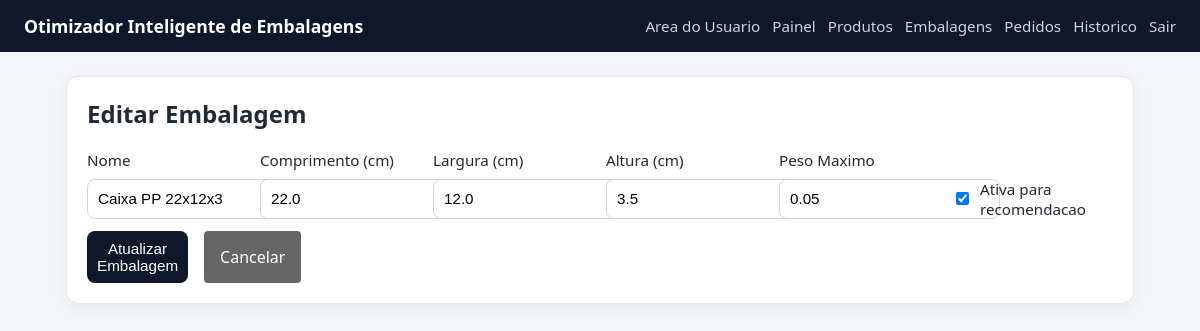
Page /box/1/edit (signed in) on the committed database.
### tables this page shows
CREATE TABLE boxes (
                id INTEGER PRIMARY KEY AUTOINCREMENT,
                name TEXT NOT NULL UNIQUE,
                length_cm REAL NOT NULL,
                width_cm REAL NOT NULL,
                height_cm REAL NOT NULL,
                max_weight REAL NOT NULL
            , is_active INTEGER NOT NULL DEFAULT 1, max_capacity_weight REAL);

### app_volum.py (the view, shortened to what this page needs)
@app.route("/box/<int:box_id>/edit", methods=["GET", "POST"])
@admin_required
def box_edit(box_id):
    box = get_box_by_id(DB_PATH, box_id)
    if not box:
        flash("Embalagem nao encontrada.", "error")
        return redirect(url_for("boxes"))
    return render_template("box_edit.html", box=box)

### app_volum.py (called while the page is built)
def admin_required(view_func):
    @wraps(view_func)
    def _wrapped(*args, **kwargs):
        if not session.get("is_admin"):
            next_url = request.path
            return redirect(url_for("admin_login", next=next_url))
        return view_func(*args, **kwargs)
    return _wrapped

### database.py (called while the page is built)
def get_connection(db_path):
    conn = sqlite3.connect(db_path)
    conn.row_factory = sqlite3.Row
    return conn

def get_box_by_id(db_path, box_id):
    with closing(get_connection(db_path)) as conn:
        row = conn.execute("SELECT * FROM boxes WHERE id = ?", (box_id,)).fetchone()
    return row

### templates/box_edit.html
{% extends 'base.html' %}
{% block content %}
<section class="card">
    <h2>Editar Embalagem</h2>
    <form method="post" class="form-grid cols-3">
        <label>Nome
            <input type="text" name="name" value="{{ box['name'] }}" required>
        </label>
        <label>Comprimento (cm)
            <input type="number" step="0.01" min="0" name="length_cm" value="{{ box['length_cm'] }}" required>
        </label>
        <label>Largura (cm)
            <input type="number" step="0.01" min="0" name="width_cm" value="{{ box['width_cm'] }}" required>
        </label>
        <label>Altura (cm)
            <input type="number" step="0.01" min="0" name="height_cm" value="{{ box['height_cm'] }}" required>
        </label>
        <label>Peso Maximo
            <input type="number" step="0.01" min="0" name="max_weight" value="{{ box['max_weight'] }}" required>
        </label>
        <label style="display: flex; align-items: center; gap: 0.5rem; margin-top: 1.8rem;">
            <input type="checkbox" name="is_active" value="1" {% if box['is_active'] %}checked{% endif %}>
            Ativa para recomendacao
        </label>
        <div style="display: flex; gap: 1rem;">
            <button type="submit">Atualizar Embalagem</button>
            <a href="{{ url_for('boxes') }}" style="padding: 0.5rem 1rem; background: #666; color: white; text-decoration: none; border-radius: 4px; display: flex; align-items: center;">Cancelar</a>
        </div>
    </form>
</section>
{% endblock %}

### static/style.css (style rules this page uses)
* { box-sizing: border-box; }
body { margin: 0; font-family: Segoe UI, Tahoma, sans-serif; background: #f4f6fa; color: #1f2937; }
.card { background: #fff; border-radius: 12px; padding: 20px; border: 1px solid #e5e7eb; box-shadow: 0 4px 16px rgba(15, 23, 42, 0.06); margin-bottom: 18px; }
h2, h3 { margin-top: 0; }
.form-grid { display: grid; gap: 12px; }
.form-grid.cols-3 { grid-template-columns: repeat(auto-fit, minmax(150px, 1fr)); }
label { display: grid; gap: 6px; font-size: 0.95rem; word-break: break-word; }
input, select, button { padding: 9px 10px; border-radius: 8px; border: 1px solid #d1d5db; font-size: 0.95rem; }
button, .btn { background: #0f172a; color: #fff; border: 0; cursor: pointer; text-decoration: none; display: inline-block; }

### rows in the picture
boxes: name "Caixa PP 22x12x3", length_cm "22.0", width_cm "12.0", height_cm "3.5", max_weight "0.05", is_active "☑"
